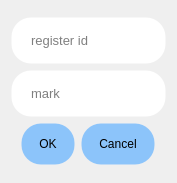
<?xml version="1.0" encoding="UTF-8"?>
<ui version="4.0">
 <class>Dialog</class>
 <widget class="QDialog" name="Dialog">
  <property name="geometry">
   <rect>
    <x>0</x>
    <y>0</y>
    <width>177</width>
    <height>183</height>
   </rect>
  </property>
  <property name="sizePolicy">
   <sizepolicy hsizetype="Minimum" vsizetype="Minimum">
    <horstretch>0</horstretch>
    <verstretch>0</verstretch>
   </sizepolicy>
  </property>
  <property name="windowTitle">
   <string>update_register</string>
  </property>
  <property name="windowIcon">
   <iconset>
    <normaloff>DB.png</normaloff>DB.png</iconset>
  </property>
  <property name="styleSheet">
   <string notr="true">background: QLinearGradient(x1: 1, y1: 0, 
                            x2: 0, y2: 1, 
                            stop: 0   rgba(168, 214, 252, 255), 
                            stop: 0.5 rgba(217, 184, 255, 255), 
                            stop: 1   rgba(177, 110, 197, 255));</string>
  </property>
  <layout class="QVBoxLayout" name="verticalLayout_2">
   <item>
    <layout class="QVBoxLayout" name="verticalLayout">
     <property name="sizeConstraint">
      <enum>QLayout::SetMinimumSize</enum>
     </property>
     <item alignment="Qt::AlignHCenter">
      <widget class="QLineEdit" name="id_field">
       <property name="sizePolicy">
        <sizepolicy hsizetype="Maximum" vsizetype="Minimum">
         <horstretch>0</horstretch>
         <verstretch>0</verstretch>
        </sizepolicy>
       </property>
       <property name="minimumSize">
        <size>
         <width>80</width>
         <height>47</height>
        </size>
       </property>
       <property name="maximumSize">
        <size>
         <width>200</width>
         <height>47</height>
        </size>
       </property>
       <property name="styleSheet">
        <string notr="true">QLineEdit{
background: #FFFFFF;
border-radius: 20%;
padding: 13px 17px;
font-family: 'Montserrat';
font-style: normal;
font-weight: 400;
font-size: 13px;
line-height: 16px;
border: 1px solid rgba(255, 255, 255, 0.01);
}
QTextEdit:focus{
	border: 1px solid #000;
}
</string>
       </property>
       <property name="placeholderText">
        <string>register id</string>
       </property>
      </widget>
     </item>
     <item alignment="Qt::AlignHCenter">
      <widget class="QLineEdit" name="mark_field">
       <property name="sizePolicy">
        <sizepolicy hsizetype="Maximum" vsizetype="Minimum">
         <horstretch>0</horstretch>
         <verstretch>0</verstretch>
        </sizepolicy>
       </property>
       <property name="minimumSize">
        <size>
         <width>80</width>
         <height>47</height>
        </size>
       </property>
       <property name="maximumSize">
        <size>
         <width>200</width>
         <height>47</height>
        </size>
       </property>
       <property name="styleSheet">
        <string notr="true">QLineEdit{
background: #FFFFFF;
border-radius: 20%;
padding: 13px 17px;
font-family: 'Montserrat';
font-style: normal;
font-weight: 400;
font-size: 13px;
line-height: 16px;
border: 1px solid rgba(255, 255, 255, 0.01);
}
QTextEdit:focus{
	border: 1px solid #000;
}
</string>
       </property>
       <property name="placeholderText">
        <string>mark</string>
       </property>
      </widget>
     </item>
     <item alignment="Qt::AlignHCenter">
      <widget class="QDialogButtonBox" name="buttonBox">
       <property name="layoutDirection">
        <enum>Qt::LeftToRight</enum>
       </property>
       <property name="styleSheet">
        <string notr="true">QPushButton{
background-color:  rgba(98, 177, 255, 0.7);
border-radius: 20%;
font: 10pt &quot;Segoe UI&quot;;
padding: 13px 17px;
color: #000000;
border: 1px solid rgba(255, 255, 255, 0.01);
}

QPushButton:hover{
 background-color:#7DBFFF;
}
</string>
       </property>
       <property name="orientation">
        <enum>Qt::Horizontal</enum>
       </property>
       <property name="standardButtons">
        <set>QDialogButtonBox::Cancel|QDialogButtonBox::Ok</set>
       </property>
      </widget>
     </item>
    </layout>
   </item>
  </layout>
 </widget>
 <resources/>
 <connections>
  <connection>
   <sender>buttonBox</sender>
   <signal>accepted()</signal>
   <receiver>Dialog</receiver>
   <slot>accept()</slot>
   <hints>
    <hint type="sourcelabel">
     <x>248</x>
     <y>254</y>
    </hint>
    <hint type="destinationlabel">
     <x>157</x>
     <y>274</y>
    </hint>
   </hints>
  </connection>
  <connection>
   <sender>buttonBox</sender>
   <signal>rejected()</signal>
   <receiver>Dialog</receiver>
   <slot>reject()</slot>
   <hints>
    <hint type="sourcelabel">
     <x>316</x>
     <y>260</y>
    </hint>
    <hint type="destinationlabel">
     <x>286</x>
     <y>274</y>
    </hint>
   </hints>
  </connection>
 </connections>
</ui>
